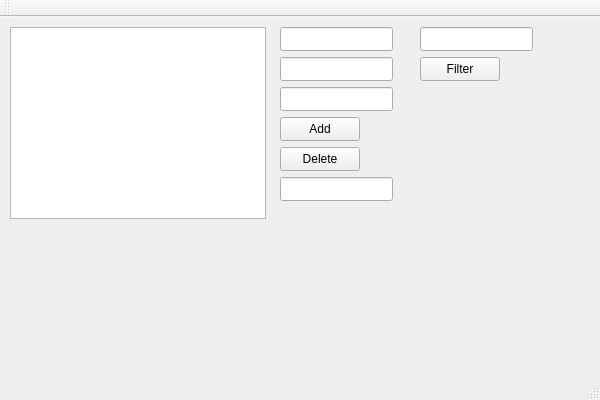
<?xml version="1.0" encoding="UTF-8"?>
<ui version="4.0">
 <class>shopClass</class>
 <widget class="QMainWindow" name="shopClass">
  <property name="geometry">
   <rect>
    <x>0</x>
    <y>0</y>
    <width>600</width>
    <height>400</height>
   </rect>
  </property>
  <property name="windowTitle">
   <string>shop</string>
  </property>
  <widget class="QWidget" name="centralWidget">
   <widget class="QListWidget" name="listSee">
    <property name="geometry">
     <rect>
      <x>10</x>
      <y>10</y>
      <width>256</width>
      <height>192</height>
     </rect>
    </property>
   </widget>
   <widget class="QLineEdit" name="lineCategory">
    <property name="geometry">
     <rect>
      <x>280</x>
      <y>10</y>
      <width>113</width>
      <height>24</height>
     </rect>
    </property>
   </widget>
   <widget class="QLineEdit" name="lineName">
    <property name="geometry">
     <rect>
      <x>280</x>
      <y>40</y>
      <width>113</width>
      <height>24</height>
     </rect>
    </property>
   </widget>
   <widget class="QLineEdit" name="lineQuantity">
    <property name="geometry">
     <rect>
      <x>280</x>
      <y>70</y>
      <width>113</width>
      <height>24</height>
     </rect>
    </property>
   </widget>
   <widget class="QPushButton" name="btnAdd">
    <property name="geometry">
     <rect>
      <x>280</x>
      <y>100</y>
      <width>80</width>
      <height>24</height>
     </rect>
    </property>
    <property name="text">
     <string>Add</string>
    </property>
   </widget>
   <widget class="QPushButton" name="btnDelete">
    <property name="geometry">
     <rect>
      <x>280</x>
      <y>130</y>
      <width>80</width>
      <height>24</height>
     </rect>
    </property>
    <property name="text">
     <string>Delete</string>
    </property>
   </widget>
   <widget class="QPushButton" name="btnFilter">
    <property name="geometry">
     <rect>
      <x>420</x>
      <y>40</y>
      <width>80</width>
      <height>24</height>
     </rect>
    </property>
    <property name="text">
     <string>Filter</string>
    </property>
   </widget>
   <widget class="QLineEdit" name="lineFilter">
    <property name="geometry">
     <rect>
      <x>420</x>
      <y>10</y>
      <width>113</width>
      <height>24</height>
     </rect>
    </property>
   </widget>
   <widget class="QLabel" name="labelQuantity">
    <property name="geometry">
     <rect>
      <x>420</x>
      <y>70</y>
      <width>49</width>
      <height>16</height>
     </rect>
    </property>
    <property name="text">
     <string/>
    </property>
   </widget>
   <widget class="QLineEdit" name="lineFilter2">
    <property name="geometry">
     <rect>
      <x>280</x>
      <y>160</y>
      <width>113</width>
      <height>24</height>
     </rect>
    </property>
   </widget>
  </widget>
  <widget class="QMenuBar" name="menuBar">
   <property name="geometry">
    <rect>
     <x>0</x>
     <y>0</y>
     <width>600</width>
     <height>21</height>
    </rect>
   </property>
  </widget>
  <widget class="QToolBar" name="mainToolBar">
   <attribute name="toolBarArea">
    <enum>TopToolBarArea</enum>
   </attribute>
   <attribute name="toolBarBreak">
    <bool>false</bool>
   </attribute>
  </widget>
  <widget class="QStatusBar" name="statusBar"/>
 </widget>
 <layoutdefault spacing="6" margin="11"/>
 <resources>
  <include location="shop.qrc"/>
 </resources>
 <connections/>
</ui>
